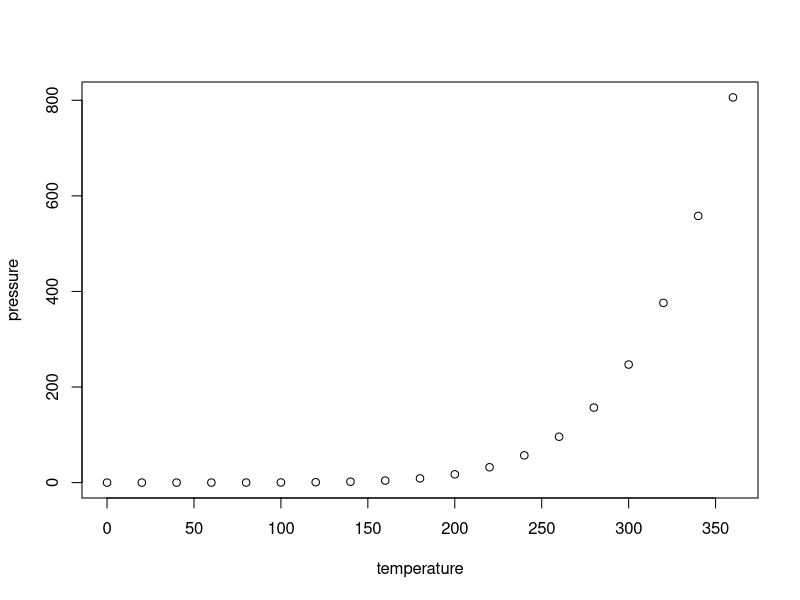
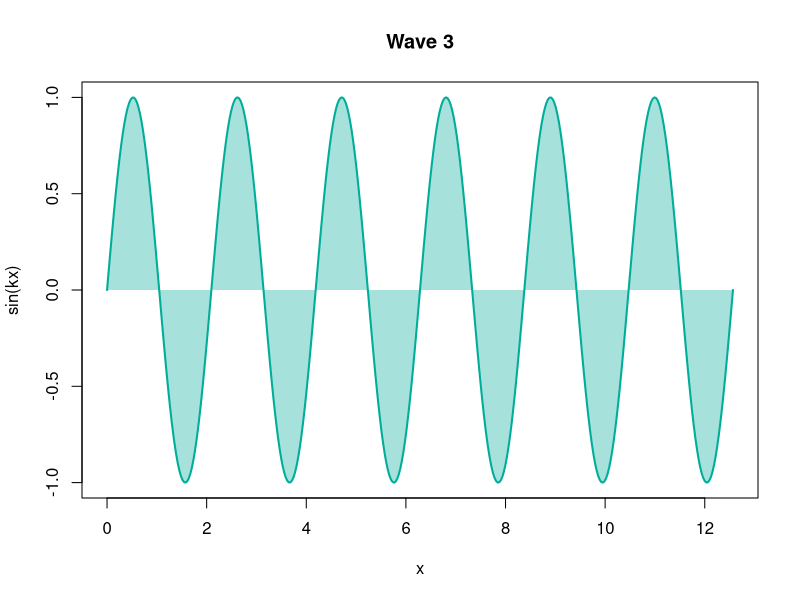
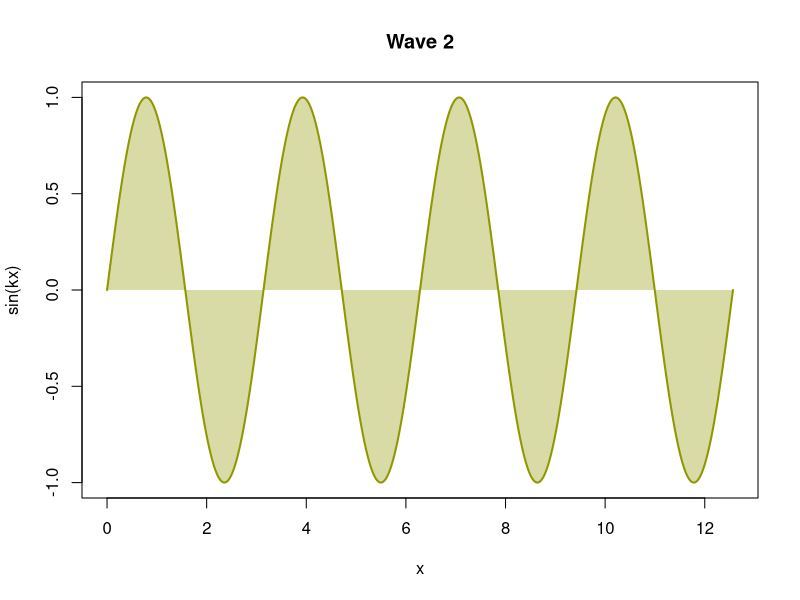
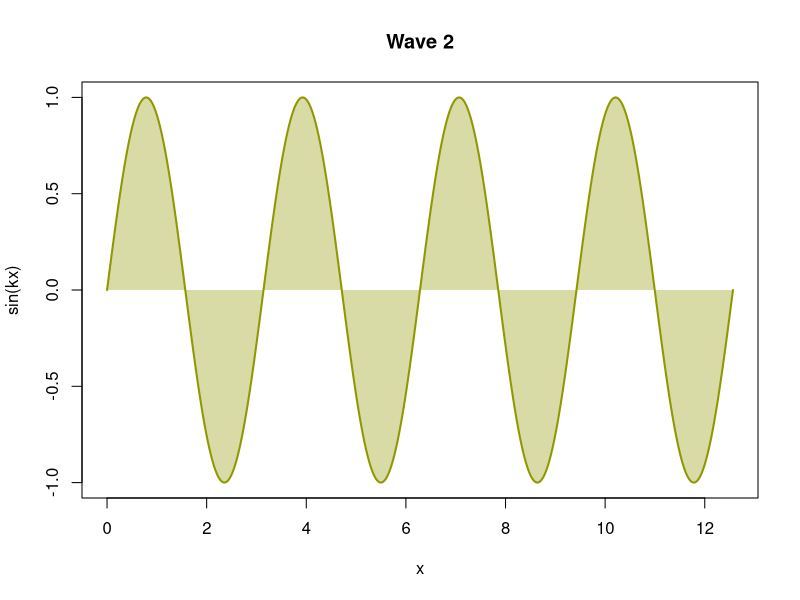
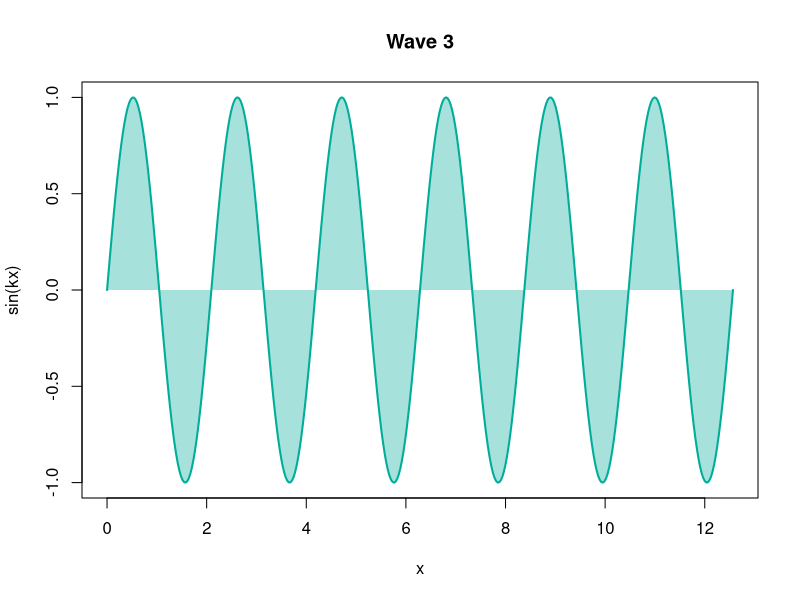
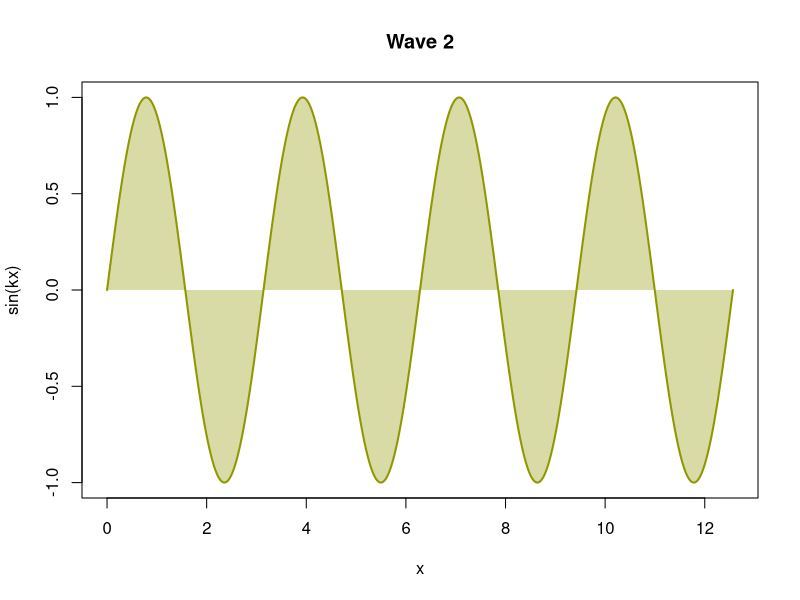
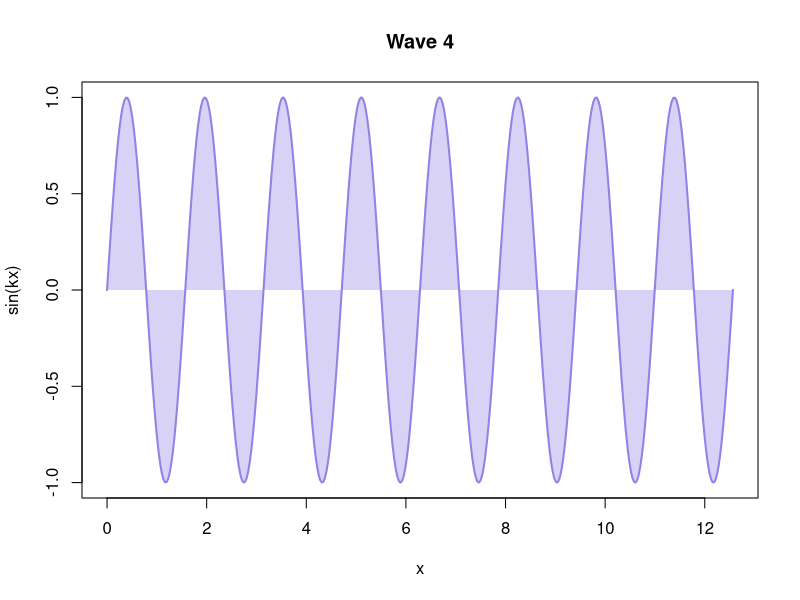

The R source for these figures, in order:
## ---- chunk 1
#| code-fold: true
#| code-summary: "wave()"

#' Draw a sine wave with shading to zero.
#'
#' @param k Frequency multiplier; the curve completes 2 * k cycles on 0 to 4 * pi.
wave <- function(k = 1) {
  x <- seq(0, 4 * pi, length.out = 400)
  col <- hcl.colors(4, "Dark 3")[(k - 1) %% 4 + 1]
  plot(
    x,
    sin(k * x),
    type = "n",
    main = paste("Wave", k),
    xlab = "x",
    ylab = "sin(kx)"
  )
  polygon(
    c(x, rev(x)),
    c(sin(k * x), rep(0, length(x))),
    col = adjustcolor(col, 0.35),
    border = NA
  )
  lines(x, sin(k * x), lwd = 2, col = col)
}
## ---- chunk 2
#| panzoom:
#|   description: "Rises roughly as $p \\propto e^{-1/T}$ [@rcore2026]."
#| label: fig-pressure
#| fig-alt: "Scatter plot of vapor pressure rising steeply with temperature"
#| fig-cap: "Vapor pressure of mercury [@weast1973]."

plot(pressure)
## ---- chunk 3
#| panzoom:
#|   description: "The plot comes from `wave(k = 3)`."
#| fig-alt: "A sine curve, shaded between the curve and y = 0"
#| fig-cap: >-
#|   Wave 3: `y = sin(3 * x)`; the area between the curve and y = 0 is shaded.

wave(k = 3)
## ---- chunk 4
#| panzoom:
#|   caption: false
#| fig-alt: "A sine curve, shaded between the curve and y = 0"
#| fig-cap: >-
#|   Wave 2: y = sin(2x); the area between the curve and y = 0 is shaded.

wave(k = 2)
## ---- chunk 5
#| panzoom:
#|   description: "A sine wave, $y = \\sin(kx)$, **k = 2**."
#| fig-alt: "A sine curve, shaded between the curve and y = 0"
#| fig-cap: >-
#|   Wave 2: y = sin(2x); the area between the curve and y = 0 is shaded.

wave(k = 2)
## ---- chunk 6
#| label: fig-div-plot
#| echo: false
#| fig-width: 7.5
#| fig-height: 5
#| fig-alt: "A sine curve, shaded between the curve and y = 0"
#| fig-cap: >-
#|   Wave 3: y = sin(3x); the area between the curve and y = 0 is shaded.

wave(k = 3)
## ---- chunk 7
#| panzoom: true
#| fig-alt: "A sine curve, shaded between the curve and y = 0"
#| fig-cap: >-
#|   Wave 2: y = sin(2x); the area between the curve and y = 0 is shaded.
#| fig-cap-location: margin

wave(k = 2)
## ---- chunk 8
#| panzoom: true
#| label: fig-caption-top
#| fig-alt: "A sine curve, shaded between the curve and y = 0"
#| fig-cap: >-
#|   Wave 4: y = sin(4x); the area between the curve and y = 0 is shaded.
#| fig-cap-location: top

wave(k = 4)
